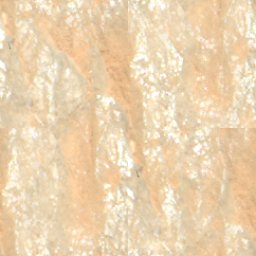
#> input picture outcrop_0.jpg, 256 x 256 px
$ python proposals.py outcrop_0.jpg outcrop_1.jpg
#> lines starting #> are read from the running program, lines starting #| are printed output that depends on the picture; after the words box and inside, x2 and y2 are one past the last pixel; in counts of white or black regions, pixels touching at a corner belong together
# Obstacle proposals on Mastcam-Z frames: rocks are brighter/darker and more textured than the sand around them.
import cv2, numpy as np, json, sys, glob, os
W=824  # working width (half resolution)
def proposals(path):
#> called with path = 'outcrop_0.jpg'
    im=cv2.imread(path); H0,W0=im.shape[:2]; s=W/W0
#> in proposals, im is the input picture: shape (256, 256, 3); mean B, G, R 176, 210.9, 235.7
#> after `H0, W0 = im.shape[:2]`: H0 = 256; W0 = 256
#> after `s = W / W0`: s = 3.22
    im=cv2.resize(im,(W,int(H0*s)),interpolation=cv2.INTER_AREA)
#> im: shape (824, 824, 3)
    g=cv2.cvtColor(im,cv2.COLOR_BGR2GRAY).astype(np.float32)
    # frames carry a black strip at the edges: keep it out of every mask
    valid=cv2.erode((g>18).astype(np.uint8),np.ones((15,15),np.uint8))
#> valid: shape (824, 824); every value is 1
    bg=cv2.GaussianBlur(g,(0,0),25)
    d=g-bg
    m1=cv2.GaussianBlur(g,(0,0),3); m2=cv2.GaussianBlur(g*g,(0,0),3)
#> after `m2 = cv2.GaussianBlur(g * g, (0, 0), 3)`:
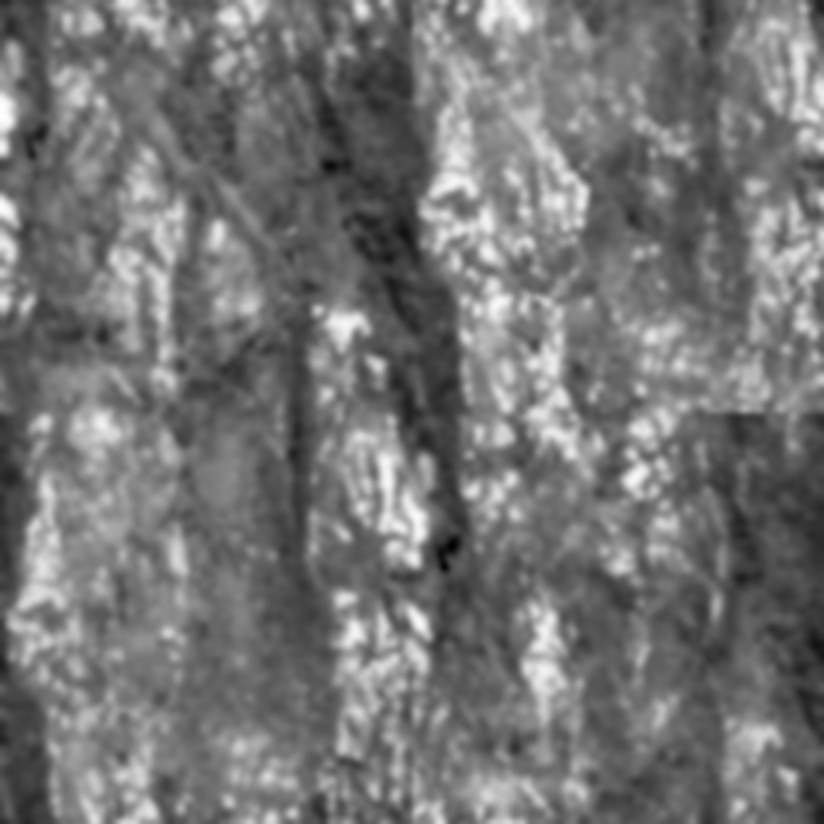
#> m2: shape (824, 824) float32; min 30618.1, max 64410.7, mean 46107; drawn with min black and max white
    tex=np.sqrt(np.maximum(m2-m1*m1,0))
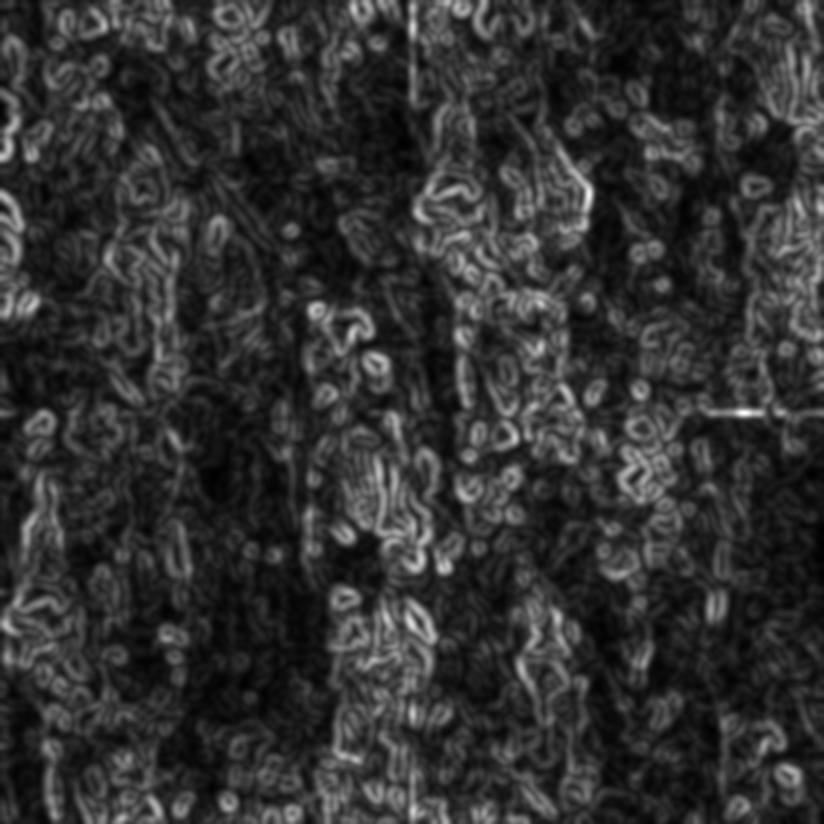
#> tex: shape (824, 824) float32; min 0.488, max 22.41, mean 4.8; drawn with min black and max white
    t_tex=np.percentile(tex,80)*1.25
#> t_tex = 8.65
    mask=(((tex>t_tex)|(np.abs(d)>max(14,np.percentile(np.abs(d),97))))&(valid>0)).astype(np.uint8)
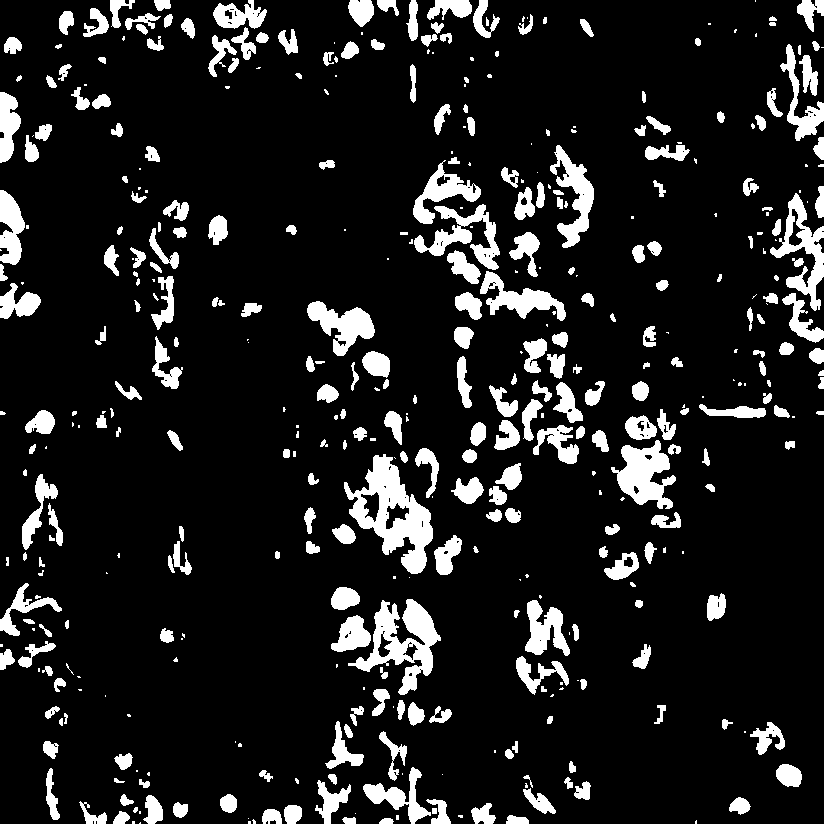
#> mask: shape (824, 824); values 0 (black) and 1 (white), 12.1% white; 439 white regions (147 under 20 px), largest, box (x1, y1, x2, y2) and area: (344, 454, 433, 574) 4527, (348, 599, 441, 695) 3444, (611, 440, 676, 509) 2387
    mask=cv2.morphologyEx(mask,cv2.MORPH_CLOSE,np.ones((7,7),np.uint8))
#> mask: shape (824, 824); values 0 (black) and 1 (white), 13.9% white; 245 white regions (64 under 20 px), largest, box (x1, y1, x2, y2) and area: (409, 151, 566, 321) 7296, (331, 599, 452, 726) 5922, (344, 451, 433, 578) 5088
    mask=cv2.morphologyEx(mask,cv2.MORPH_OPEN,np.ones((5,5),np.uint8))
#> mask: shape (824, 824); values 0 (black) and 1 (white), 13% white; 181 white regions, largest, box (x1, y1, x2, y2) and area: (411, 164, 566, 320) 7135, (331, 599, 440, 695) 5127, (347, 453, 433, 574) 5023
    n,lab,st,cen=cv2.connectedComponentsWithStats(mask)
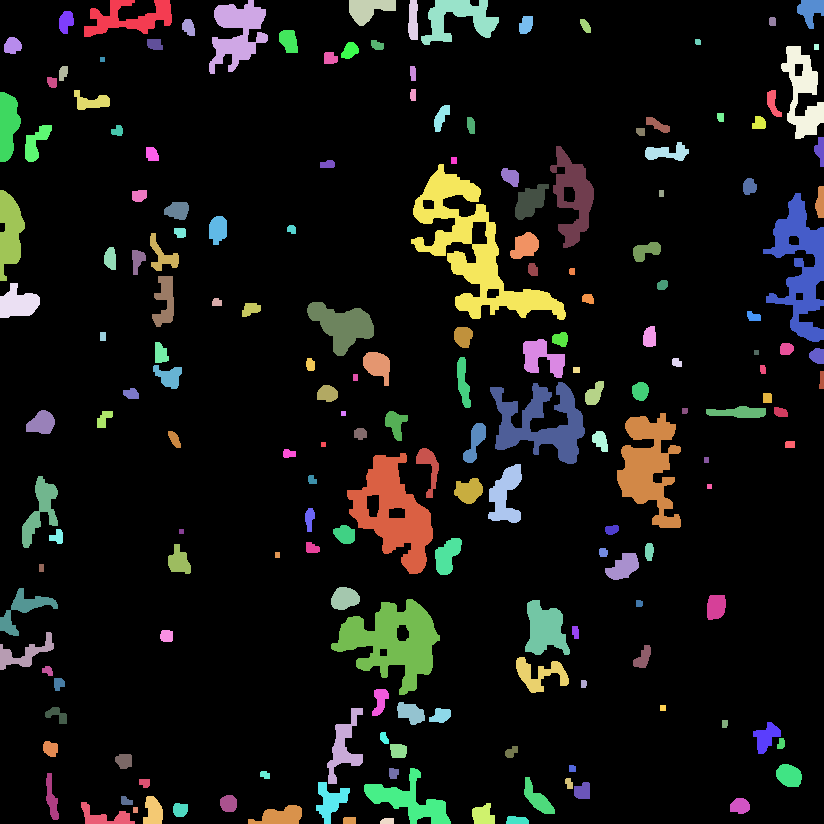
#> lab: shape (824, 824) int32; 182 distinct labels, from 0 to 181; one colour per label, 0 black
#> n = 182; st = 182 rows, first 6: [0, 0, 824, 824, 590826], [84, 0, 88, 37, 1590], [209, 0, 59, 74, 2283], [349, 0, 47, 26, 757], [408, 0, 10, 40, 346], [421, 0, 78, 45, 1708]; cen = 182 pairs, first value 7.57 to 821.3, second value 8.76 to 820.7
    small=[]
    for i in range(1,n):
        x,y,w,h,a=st[i]
        if a<120 or w<12 or h<12: continue
        small.append([x,y,x+w,y+h,a])
#> this loop made 181 passes
#> after the loop, small = 105 items, first 6: [84, 0, 172, 37, 1590], [209, 0, 268, 74, 2283], [349, 0, 396, 26, 757], [421, 0, 499, 45, 1708], [797, 0, 824, 29, 478], [59, 11, 74, 34, 255]
    # large objects (big rocks, outcrops, rover parts): colour far from the sand colour of this frame
    lab_=cv2.cvtColor(cv2.GaussianBlur(im,(0,0),4),cv2.COLOR_BGR2LAB).astype(np.float32)
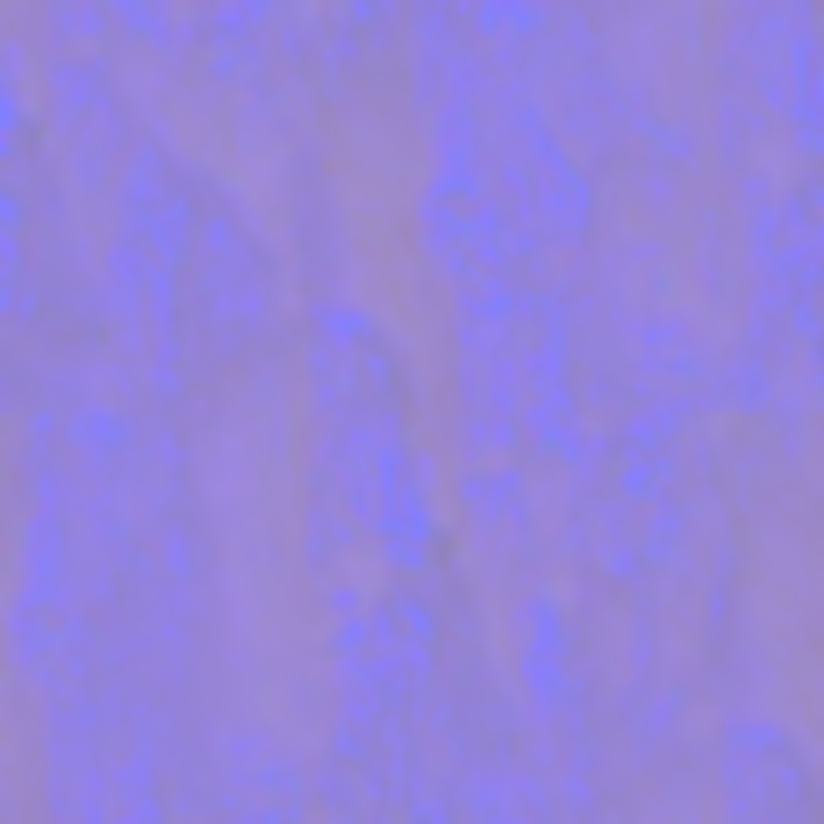
#> lab_: shape (824, 824, 3) float32; mean B, G, R 218.8, 131.1, 148.4
    sand=np.median(lab_[valid>0],axis=0)
#> sand = [218, 131, 148]
    de=np.sqrt(((lab_-sand)**2).sum(2))
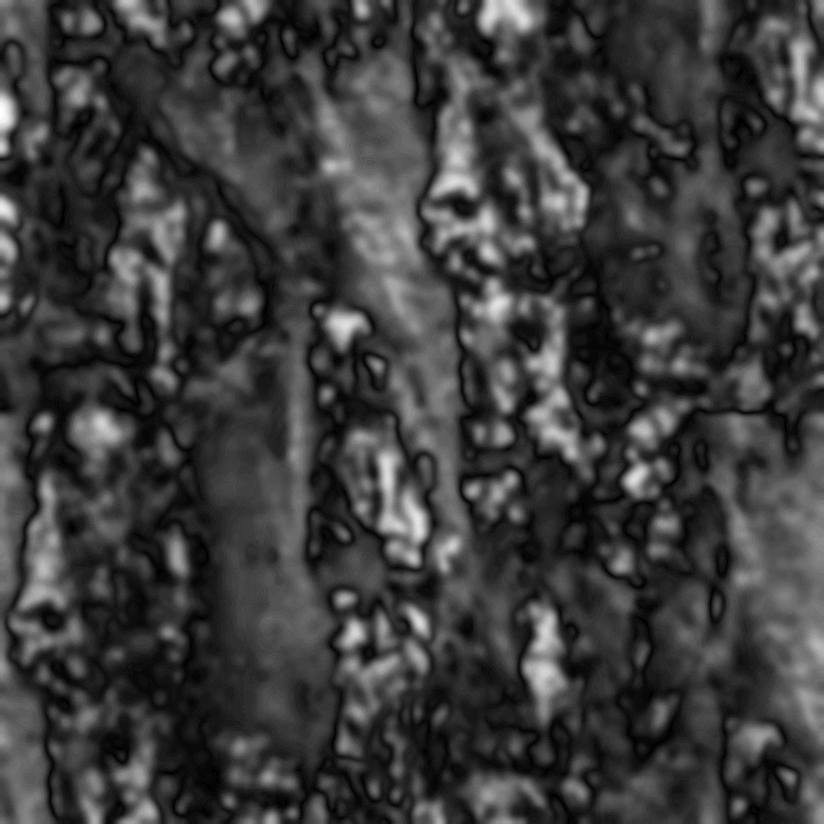
#> de: shape (824, 824) float32; min 0, max 41.38, mean 9.8; drawn with min black and max white
    big=((de>max(16,np.percentile(de[valid>0],75)*1.7))&(valid>0)).astype(np.uint8)
#> big: shape (824, 824); values 0 (black) and 1 (white), 4.4% white; 142 white regions (24 under 20 px), largest, box (x1, y1, x2, y2) and area: (378, 451, 426, 543) 1961, (525, 608, 563, 700) 1707, (433, 138, 477, 196) 1398
    big=cv2.morphologyEx(big,cv2.MORPH_OPEN,np.ones((9,9),np.uint8))
#> big: shape (824, 824); values 0 (black) and 1 (white), 2.9% white; 59 white regions, largest, box (x1, y1, x2, y2) and area: (436, 141, 476, 193) 1311, (481, 0, 533, 30) 1196, (382, 496, 426, 541) 1166
    big=cv2.morphologyEx(big,cv2.MORPH_CLOSE,np.ones((15,15),np.uint8))
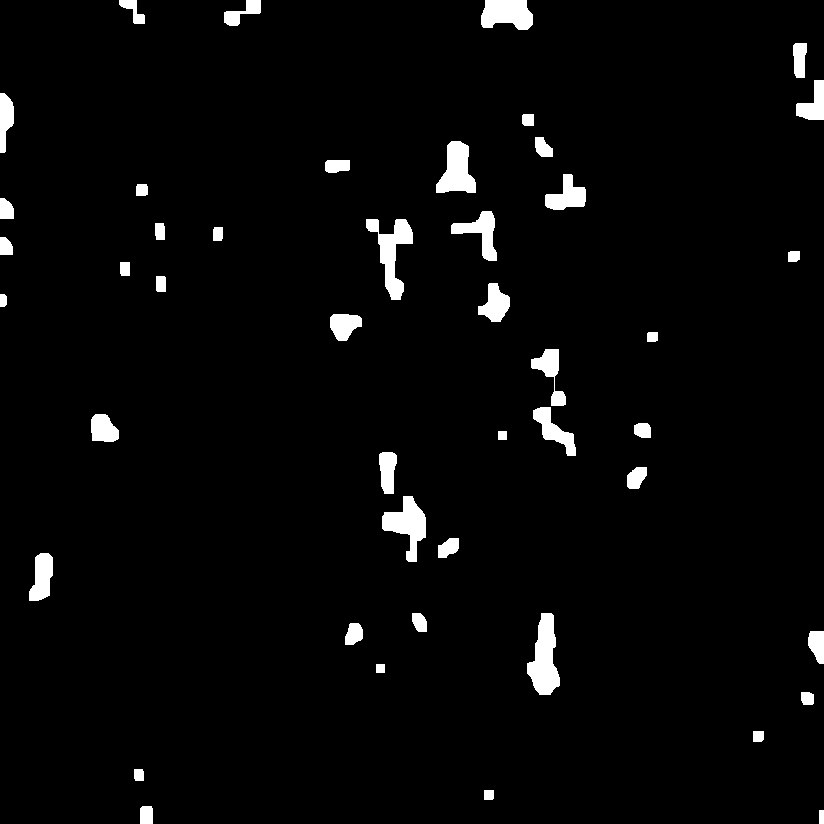
#> big: shape (824, 824); values 0 (black) and 1 (white), 3.2% white; 46 white regions, largest, box (x1, y1, x2, y2) and area: (527, 613, 560, 695) 1667, (366, 219, 413, 300) 1529, (382, 496, 426, 562) 1420
    n2,_,st2,_=cv2.connectedComponentsWithStats(big)
#> n2 = 47; st2 = 47 rows, first 6: [0, 0, 824, 824, 657519], [119, 0, 26, 24, 286], [224, 0, 37, 26, 452], [481, 0, 52, 30, 1249], [793, 43, 14, 35, 411], [796, 80, 28, 40, 674]
    large=[]
    for i in range(1,n2):
        x,y,w,h,a=st2[i]
        if a<0.006*W*im.shape[0]: continue
        large.append([x,y,x+w,y+h,a])
#> this loop made 46 passes
#> (x, y, w, h, a) on passes 1 to 12: (119, 0, 26, 24, 286), (224, 0, 37, 26, 452), (481, 0, 52, 30, 1249), (793, 43, 14, 35, 411), (796, 80, 28, 40, 674), (0, 93, 14, 60, 586), (522, 114, 12, 12, 140), (535, 137, 18, 20, 265), (436, 141, 40, 52, 1336), (325, 160, 25, 13, 293), (545, 174, 41, 36, 858), (136, 184, 12, 12, 138)
#> after the loop, large = []
    def inside(b,L):
        ix=max(0,min(b[2],L[2])-max(b[0],L[0]))*max(0,min(b[3],L[3])-max(b[1],L[1]))
        return ix>0.6*(b[2]-b[0])*(b[3]-b[1])
    keep=[b for b in small if not any(inside(b,L) for L in large)]
#> keep has the same summary as small
    out=[[b[0]/s,b[1]/s,b[2]/s,b[3]/s,int(b[4]/(s*s))] for b in large+keep]
#> out = 105 items, first 6: [26.1, 0, 53.44, 11.5, 153], [64.93, 0, 83.26, 22.99, 220], [108.4, 0, 123, 8.08, 73], [130.8, 0, 155, 13.98, 164], [247.6, 0, 256, 9.01, 46], [18.33, 3.42, 22.99, 10.56, 24]
    return out,(W0,H0)
if __name__=='__main__':
    res={}
    for f in sorted(glob.glob(sys.argv[1])):
        p,sz=proposals(f); res[os.path.basename(f)]={'size':sz,'boxes':p}
#> after `p, sz = proposals(f)`: p has the same summary as out in proposals; sz = (256, 256)
        print(os.path.basename(f)[:30],len(p))
#| outcrop_0.jpg 105
    json.dump(res,open(sys.argv[2],'w'))

def merge(boxes, W0):
    """Drop tiny pebbles and merge boxes that mostly overlap (one obstacle split in pieces)."""
    bs=[list(b) for b in boxes if max(b[2]-b[0],b[3]-b[1])>=0.03*W0]
    changed=True
    while changed:
        changed=False
        for i in range(len(bs)):
            for j in range(i+1,len(bs)):
                a,b=bs[i],bs[j]
                ix=max(0,min(a[2],b[2])-max(a[0],b[0]))*max(0,min(a[3],b[3])-max(a[1],b[1]))
                sa=(a[2]-a[0])*(a[3]-a[1]); sb=(b[2]-b[0])*(b[3]-b[1])
                if ix>0.35*min(sa,sb):
                    bs[i]=[min(a[0],b[0]),min(a[1],b[1]),max(a[2],b[2]),max(a[3],b[3]),a[4]+b[4]]
                    del bs[j]; changed=True; break
            if changed: break
    return bs

$ run again, on outcrop_2.jpg
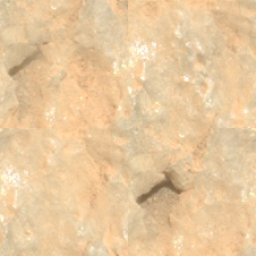
#> input picture outcrop_2.jpg, 256 x 256 px
#> in proposals, im is the input picture: shape (256, 256, 3); mean B, G, R 157.6, 199.9, 231.7
#> im: shape (824, 824, 3)
#> valid: shape (824, 824); every value is 1
#> t_tex = 5.54
#> lab: shape (824, 824) int32; 184 distinct labels, from 0 to 183
#> n = 184; st = 184 rows, first 6: [0, 0, 824, 824, 596825], [0, 0, 8, 7, 53], [15, 0, 20, 22, 296], [262, 0, 18, 19, 291], [370, 0, 24, 23, 311], [402, 0, 17, 34, 501]; cen = 184 pairs, first value 1.4 to 821.1, second value 2 to 821.2
#> the loop in proposals, `for i in range(1,n):` made 183 passes
#> after the loop in proposals, `for i in range(1,n):`: small = 91 items, first 6: [15, 0, 35, 22, 296], [262, 0, 280, 19, 291], [370, 0, 394, 23, 311], [402, 0, 419, 34, 501], [468, 0, 503, 20, 380], [160, 16, 197, 36, 464]
#> in proposals, `lab_=cv2.cvtColor(cv2.GaussianBlur(im,(0,0),4),cv2.COLOR_BGR2LAB).asty..`:
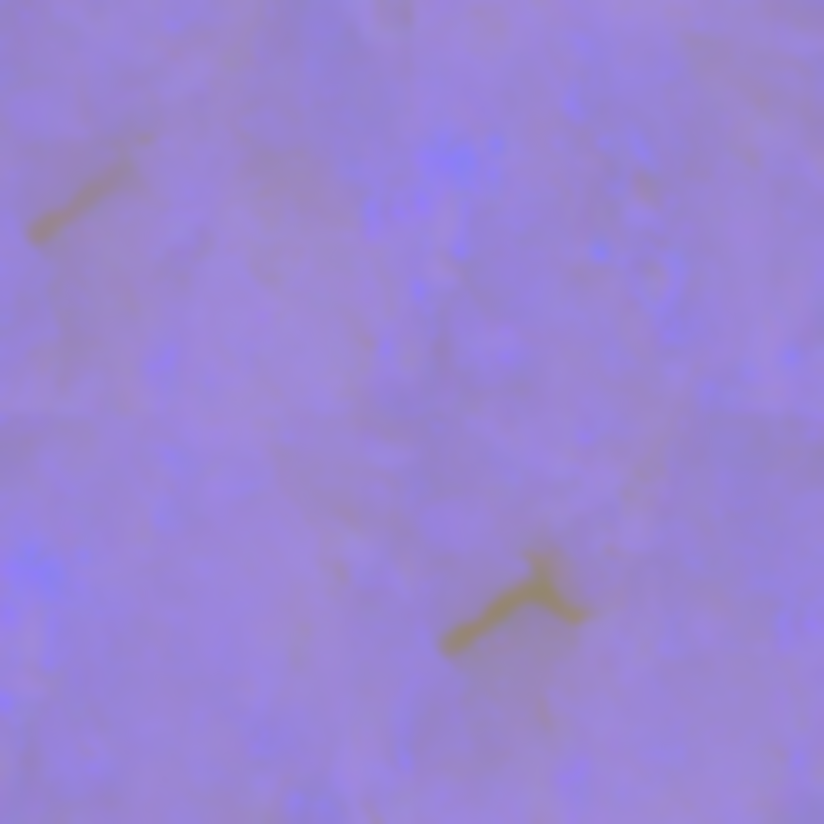
#> lab_: shape (824, 824, 3) float32; mean B, G, R 209.9, 133.3, 153.4
#> sand = [211, 133, 153]
#> in proposals, `big=cv2.morphologyEx(big,cv2.MORPH_CLOSE,np.ones((15,15),np.uint8))`:
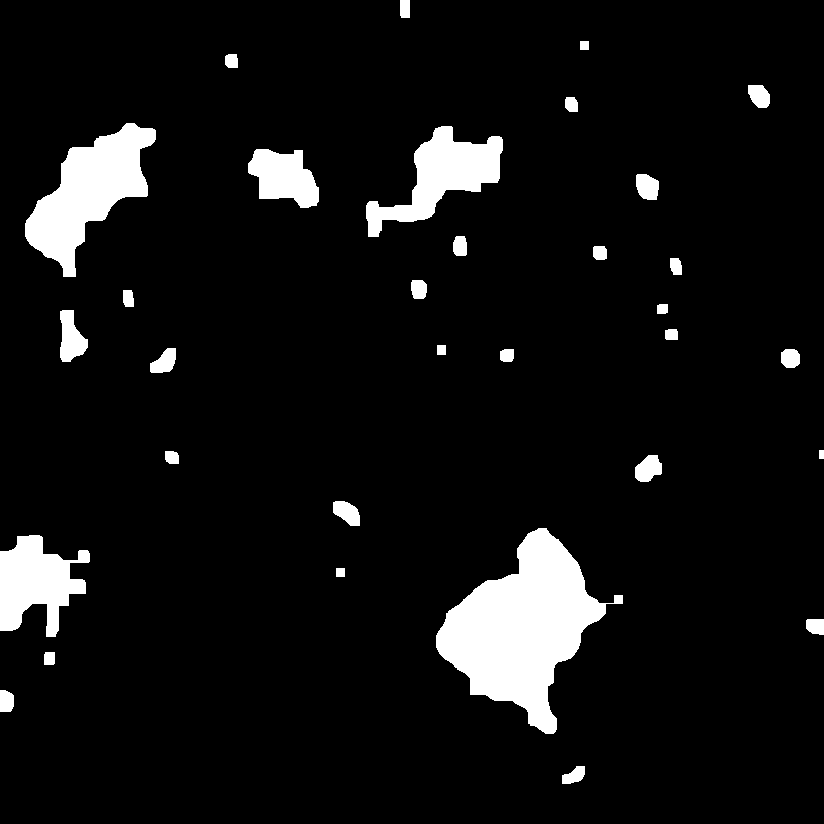
#> big: shape (824, 824); values 0 (black) and 1 (white), 7.1% white; 32 white regions, largest, box (x1, y1, x2, y2) and area: (436, 528, 623, 734) 17923, (25, 123, 156, 277) 9147, (366, 126, 503, 237) 6010
#> n2 = 33; st2 = 33 rows, first 6: [0, 0, 824, 824, 630635], [400, 0, 10, 18, 178], [580, 41, 9, 9, 81], [225, 54, 13, 14, 168], [748, 85, 22, 23, 397], [565, 97, 13, 15, 173]
#> the loop in proposals, `for i in range(1,n2):` made 32 passes
#> (x, y, w, h, a) on passes 1 to 8: (400, 0, 10, 18, 178), (580, 41, 9, 9, 81), (225, 54, 13, 14, 168), (748, 85, 22, 23, 397), (565, 97, 13, 15, 173), (25, 123, 131, 154, 9147), (366, 126, 137, 111, 6010), (248, 149, 71, 59, 2846)
#> after the loop in proposals, `for i in range(1,n2):`: large = [[25, 123, 156, 277, 9147], [366, 126, 503, 237, 6010], [436, 528, 623, 734, 17923], [0, 535, 90, 637, 5422]]
#> keep = 81 items, first 6: [15, 0, 35, 22, 296], [262, 0, 280, 19, 291], [370, 0, 394, 23, 311], [402, 0, 419, 34, 501], [468, 0, 503, 20, 380], [160, 16, 197, 36, 464]
#> out = 85 items, first 6: [7.77, 38.21, 48.47, 86.06, 882], [113.7, 39.15, 156.3, 73.63, 580], [135.5, 164, 193.6, 228, 1729], [0, 166.2, 27.96, 197.9, 523], [4.66, 0, 10.87, 6.83, 28], [81.4, 0, 86.99, 5.9, 28]
#> p has the same summary as out in proposals; sz = (256, 256)
#| outcrop_2.jpg 85
